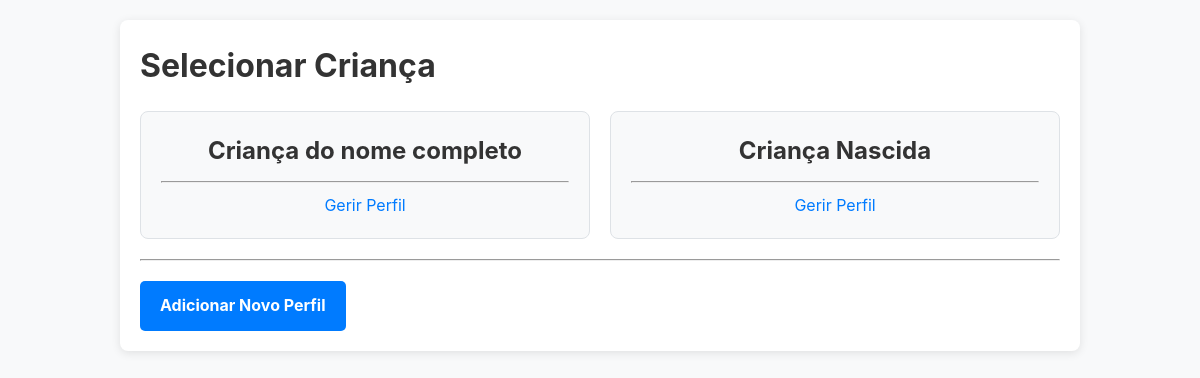
Before: /profiles/ (signed in) with the older database file.
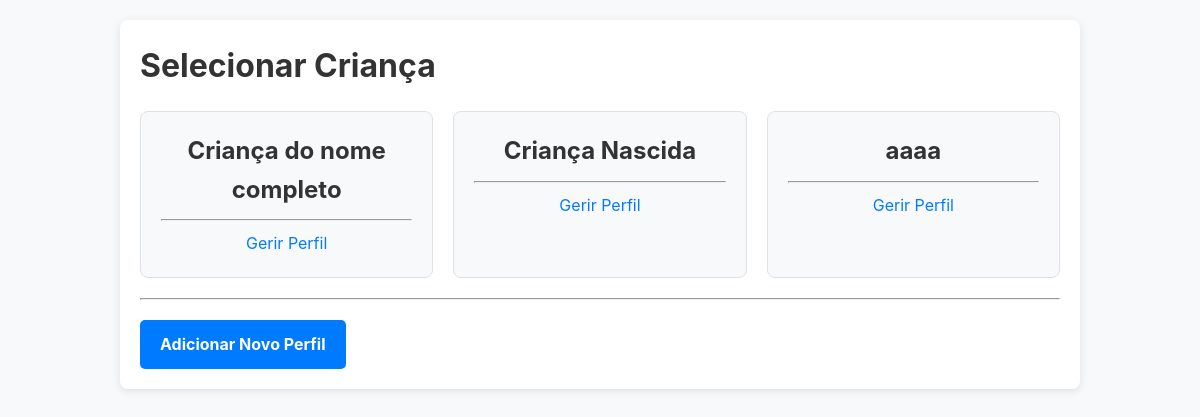
After: the same page with the newer database file.
### core/models.py (models this page shows, shortened)
class Profile(models.Model):
    user = models.ForeignKey(User, on_delete=models.CASCADE, related_name='profiles')
    name = models.CharField(max_length=255, verbose_name="Nome Completo")
    GRAU_AUTISMO_CHOICES = [
        ('1', 'Nível 1 - Leve'),
        ('2', 'Nível 2 - Moderado'),
        ('3', 'Nível 3 - Severo'),
    ]
    data_nascimento = models.DateField(verbose_name="Data de Nascimento")
    grau_autismo = models.CharField(
        max_length=1,
        choices=GRAU_AUTISMO_CHOICES,
        verbose_name="Grau de Autismo"
    )
    tem_laudo = models.BooleanField(default=False, verbose_name="Possui laudo médico?")
    is_active = models.BooleanField(default=True, verbose_name="Está ativo?")
    created_at = models.DateTimeField(auto_now_add=True)
    class Meta:
        unique_together = ('user', 'name')

### core/views.py (the view)
# urls.py: path('profiles/', views.profile_select, name='profile_select'),
@login_required
def profile_select(request):
    profiles = request.user.profiles.filter(is_active=True)
    return render(request, 'core/profile_select.html', {'profiles': profiles})

### core/templates/core/profile_select.html
{% extends "core/base.html" %}
{% block content %}
  <h1>Selecionar Criança</h1>
  <div class="profile-grid">
    {% for profile in profiles %}
      <div class="profile-card">
        <a href="{% url 'select_profile_and_redirect' profile.id %}">
          <h2>{{ profile.name }}</h2>
        </a>
        <hr style="margin: 10px 0;">
        <a href="{% url 'profile_detail' profile.id %}">Gerir Perfil</a>
      </div>
    {% endfor %}
  </div>
  <hr style="margin: 20px 0;">
  <a href="{% url 'profile_create' %}" class="button">Adicionar Novo Perfil</a>
  {% endblock %}

Changed rows visible on the page:
added Profile: name "aaaa"
